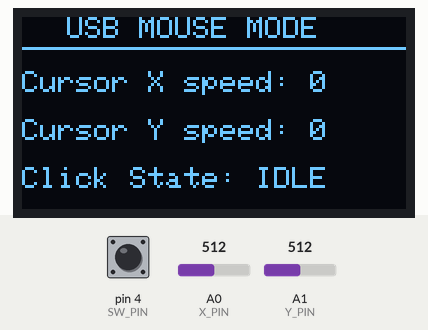
Recording of a sketch running on a simulated Arduino Leonardo, built with avr-gcc and run on an emulated ATmega32U4. Parts: 128×64 one-colour display. The inputs (shaded band) are chosen by the test bench; at power-on: A0 (X_PIN) = 512, pin 4 (SW_PIN) HIGH, A1 (Y_PIN) = 512. USB keyboard and mouse output is not drawn.

Above: at 1.2 s.
1.3 s: A0 (X_PIN) set to 547
2.8 s: A0 (X_PIN) set to 572
At 3.8 s:
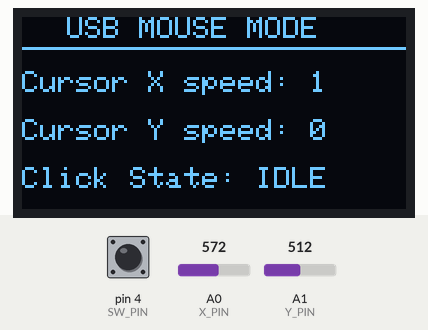
4.3 s: pin 4 (SW_PIN) pulled LOW for 0.15 s
At 4.42 s:
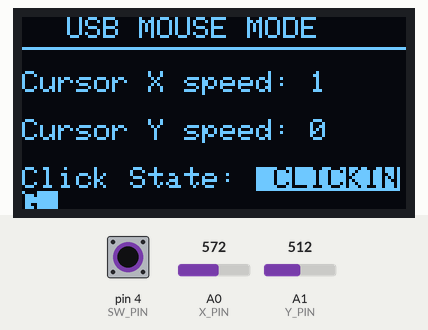
6.0 s: A1 (Y_PIN) set to 543
7.5 s: A1 (Y_PIN) set to 570
At 8.4 s:
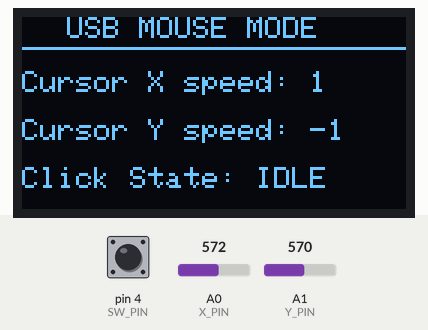
9.0 s: pin 4 (SW_PIN) pulled LOW for 1 s
At 9.8 s:
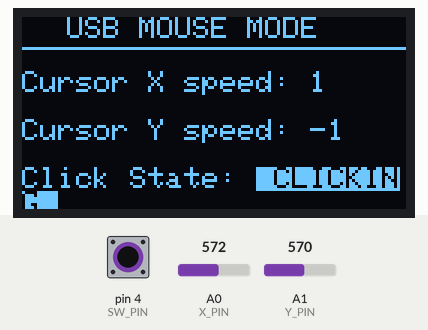
Timing chart, 0 to 12.0 s (numbered marks = the images above; inputs shaded):
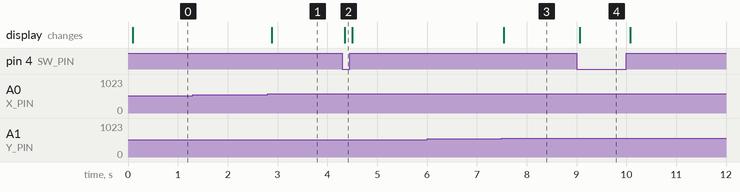

Measured:
- the behaviour switches between 554 and 555 on A0 (X_PIN) (found by bisection; images 0 and 1)
- the behaviour switches between 554 and 555 on A1 (Y_PIN) (found by bisection; images 2 and 3)
- after the input at 1.3 s, every drawn part: stays the same
- after the input at 2.8 s, the display: changes after 0.08 s (image 1)
- after the input at 4.3 s, the display: changes after 0.05 s (image 2)
- after the input at 6.0 s, every drawn part: stays the same
- after the input at 7.5 s, the display: changes at once (image 3)
- after the input at 9.0 s, the display: changes after 0.07 s (image 4)

The sketch:

leonardor3asmouse.ino
```cpp
/*
 * Arduino Leonardo R3 - Joystick to USB Mouse Emulator
 * Displays data on SSD1306 OLED and controls PC mouse cursor.
 */

#include <Wire.h>
#include <Adafruit_GFX.h>
#include <Adafruit_SSD1306.h>
#include <Mouse.h> // Native library for Leonardo USB mouse emulation

// OLED Display Configuration
#define SCREEN_WIDTH 128
#define SCREEN_HEIGHT 64
#define OLED_RESET    -1
#define SCREEN_ADDRESS 0x3C

Adafruit_SSD1306 display(SCREEN_WIDTH, SCREEN_HEIGHT, &Wire, OLED_RESET);

// Define Joystick Pin Allocations
const int X_PIN = A0;
const int Y_PIN = A1;
const int SW_PIN = 4;  // Kept on Pin 4 to avoid I2C conflict

// Calibration Constants
const int CENTER_VAL = 512;
const int DEADZONE = 25;    // Slightly larger deadzone to completely stop drift when idle

// Mouse Sensitivity Setting
const int MAX_MOUSE_SPEED = 12; // Maximum pixel jump per loop refresh

void setup() {
  // Initialize SSD1306 Screen
  if(!display.begin(SSD1306_SWITCHCAPVCC, SCREEN_ADDRESS)) {
    for(;;);
  }

  display.clearDisplay();
  display.display();

  // Configure Joystick Pins
  pinMode(X_PIN, INPUT);
  pinMode(Y_PIN, INPUT);
  pinMode(SW_PIN, INPUT_PULLUP);

  // Initialize Native USB Mouse Emulation
  Mouse.begin();
}

void loop() {
  // 1. Data Collection
  int rawX = analogRead(X_PIN);
  int rawY = analogRead(Y_PIN);
  bool buttonPressed = (digitalRead(SW_PIN) == LOW);

  // Calculate offset relative to center
  int xVal = rawX - CENTER_VAL;
  int yVal = rawY - CENTER_VAL;

  // 2. Mouse Emulation Execution
  int mouseX = 0;
  int mouseY = 0;

  // Process X-Axis (Maps physical joystick left/right to cursor left/right)
  if (abs(xVal) > DEADZONE) {
    mouseX = map(xVal, -512, 512, -MAX_MOUSE_SPEED, MAX_MOUSE_SPEED);
  }

  // Process Y-Axis (Maps physical joystick up/down to cursor up/down)
  // Note: Standard joysticks invert Y relative to screen pixels, so we flip the mapping range.
  if (abs(yVal) > DEADZONE) {
    mouseY = map(yVal, -512, 512, MAX_MOUSE_SPEED, -MAX_MOUSE_SPEED);
  }

  // Move the cursor if movement values are detected
  if (mouseX != 0 || mouseY != 0) {
    Mouse.move(mouseX, mouseY, 0);
  }

  // Handle Left Mouse Button Press/Release states safely
  if (buttonPressed) {
    if (!Mouse.isPressed(MOUSE_LEFT)) {
      Mouse.press(MOUSE_LEFT);
    }
  } else {
    if (Mouse.isPressed(MOUSE_LEFT)) {
      Mouse.release(MOUSE_LEFT);
    }
  }

  // 3. Graphic Display Update
  display.clearDisplay();

  display.setTextSize(1);
  display.setTextColor(SSD1306_WHITE);
  display.setCursor(15, 0);
  display.print("USB MOUSE MODE");
  display.drawFastHLine(0, 10, 128, SSD1306_WHITE);

  display.setCursor(0, 18);
  display.print("Cursor X speed: "); display.print(mouseX);

  display.setCursor(0, 34);
  display.print("Cursor Y speed: "); display.print(mouseY);

  display.setCursor(0, 50);
  display.print("Click State: ");
  if (buttonPressed) {
    display.setTextColor(SSD1306_BLACK, SSD1306_WHITE);
    display.print(" CLICKING ");
  } else {
    display.setTextColor(SSD1306_WHITE);
    display.print("IDLE");
  }
  display.setTextColor(SSD1306_WHITE);

  display.display();

  delay(15); // Faster loop speed (approx 60Hz) for smooth mouse tracking
}
```
